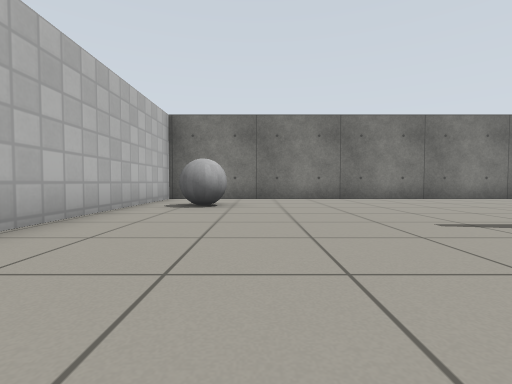
view 1 (above)

19 first-person views from a walk through a robot-simulator world made for Gazebo. The camera is 0.5 m above the floor, tilts 2° down and sees 85° across. The floor is counted in squares, 1 m on a side. Each view is taken from the middle of a square. On the plan, view 1 faces up. The plan holds only what a view shows up to about 9 squares ahead; the rest is blank. Gazebo's built-in surfaces are drawn with simple patterns.

view 2
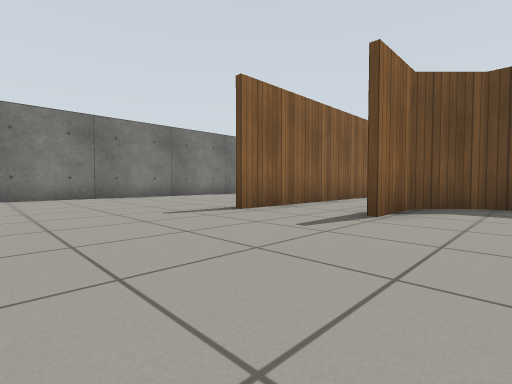

view 3
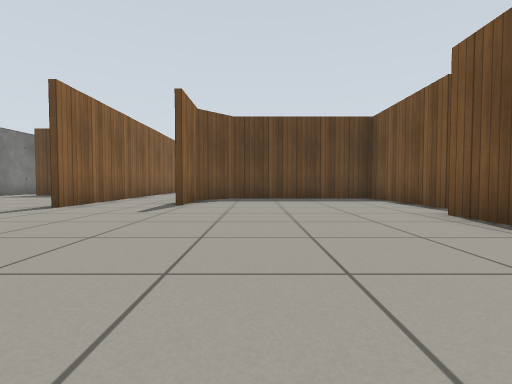

view 4
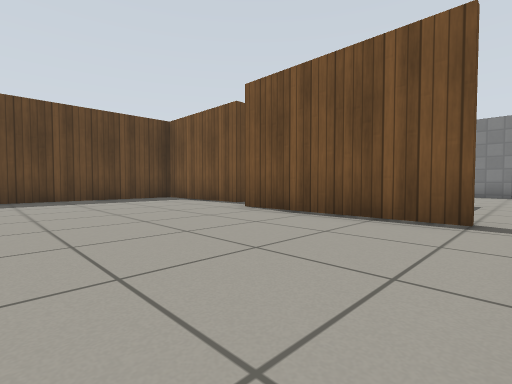

view 5
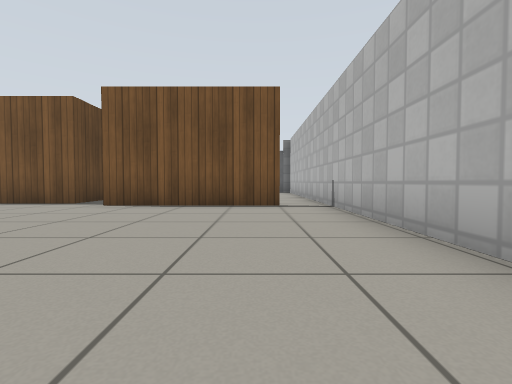

view 6
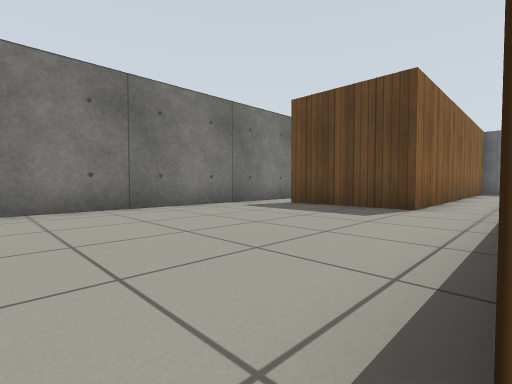

view 7
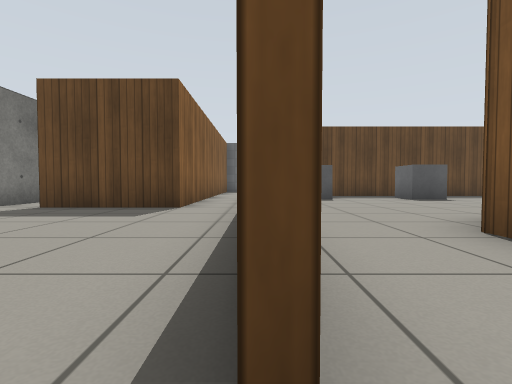

view 8
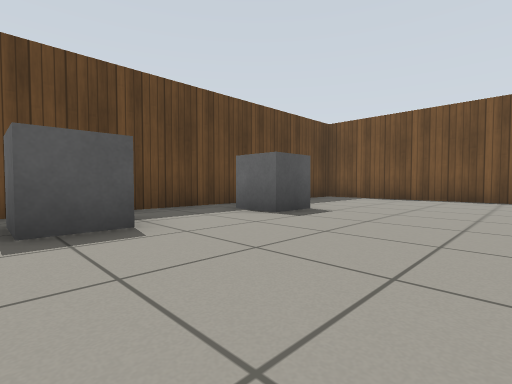

view 9
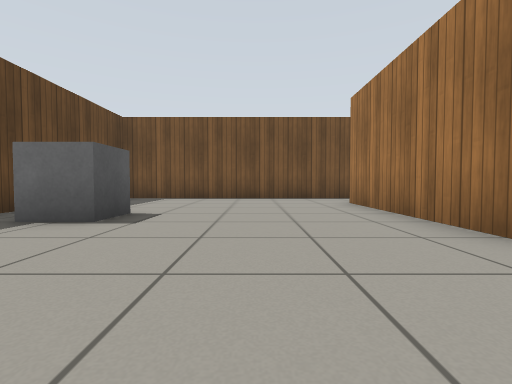

view 10
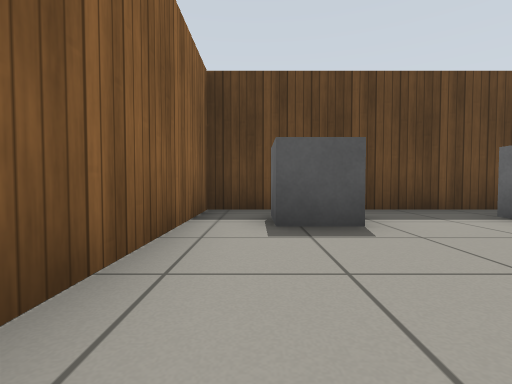

view 11
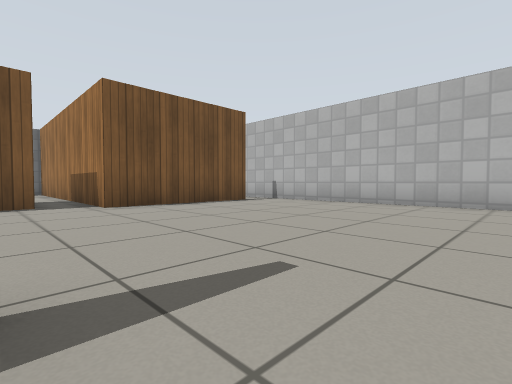

view 12
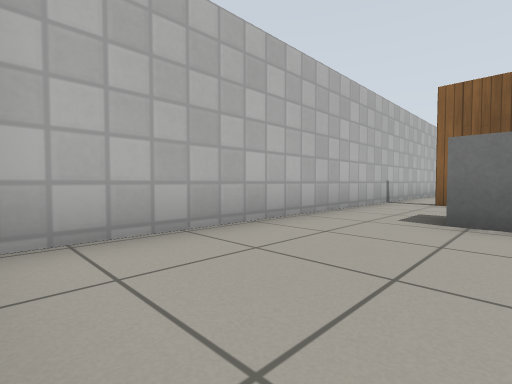

view 13
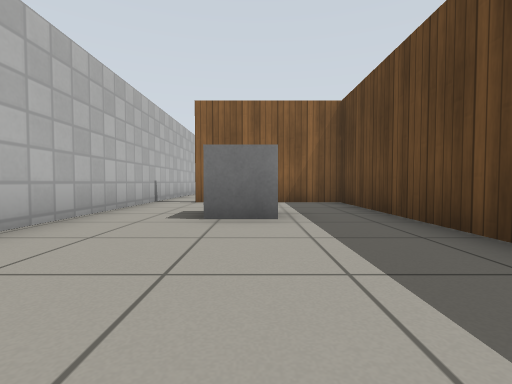

view 14
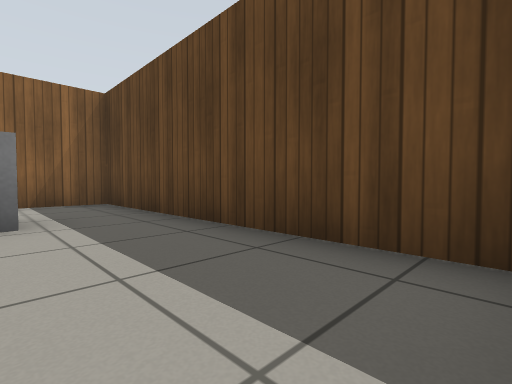

view 15
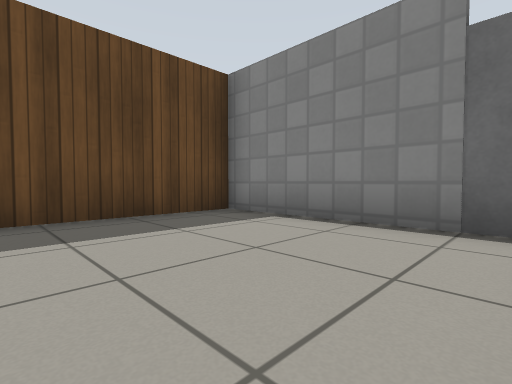

view 16
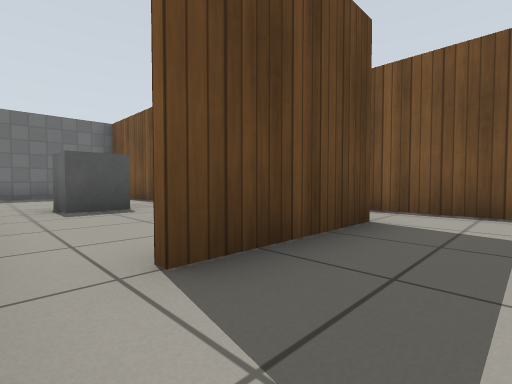

view 17
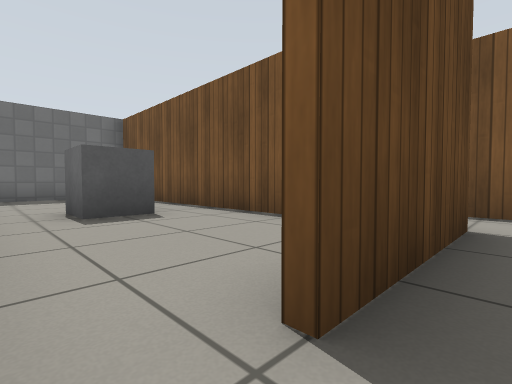

view 18
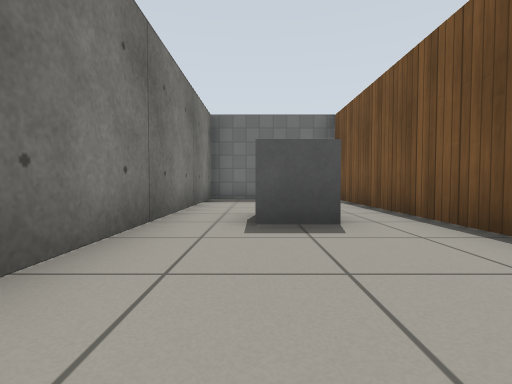

view 19
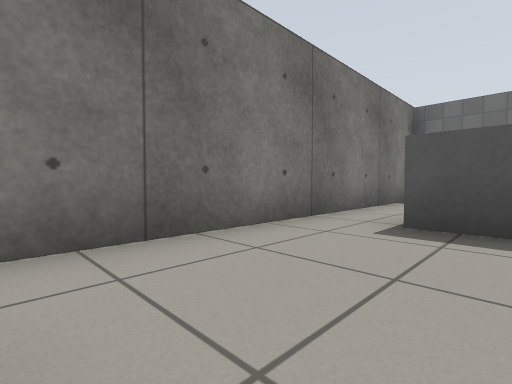

### Floor plan
Ten units are one square. View 1 is at (0, 0); x grows to the right and y downward. Boxes are objects, and circles mark ways between rooms. Rooms are numbered by the first view taken in them; rooms with no view inside come last. Other rooms are left out.
<svg viewBox="-31 -88 210 218">
<path fill="none" stroke="#000" d="M57 -6 40 -6M64 -29 34 -29M71 -30 91 -30M32 46 66 46 66 3 55 -7 59 -7M-16 39 22 39M74 -83 -26 -83 -26 46M134 -45 85 -45 85 -73M67 4 67 47M60 67 131 67 131 -29 64 -29M22 39 22 70M-15 114 21 114 21 41 -15 41M-26 46 -26 110M107 -46 174 -46 174 -83 74 -83"/>
<rect x="-15" y="-65" width="10" height="10" fill="#bbb"><title>grey ball</title></rect>
<rect x="105" y="15" width="20" height="10" fill="#bbb"><title>grey box</title></rect>
<rect x="105" y="-25" width="20" height="20" fill="#bbb"><title>grey box</title></rect>
<rect x="-25" y="115" width="10" height="10" fill="#bbb"><title>door leaf</title></rect>
<rect x="-5" y="55" width="10" height="20" fill="#bbb"><title>grey box</title></rect>
<rect x="125" y="-75" width="10" height="20" fill="#bbb"><title>grey box</title></rect>
<circle cx="60" cy="-20" r="3" fill="#2a7"/>
<circle cx="-20" cy="40" r="3" fill="#2a7"/>
<circle cx="80" cy="-80" r="3" fill="#2a7"/>
<text x="30" y="-20">1</text>
<text x="100" y="20">2</text>
<text x="-10" y="80">3</text>
<text x="130" y="-70">4</text>
</svg>
Room 1 opens to room 2. Room 1 opens to room 3. Room 1 opens to room 4.

Where each view was taken, in squares from view 1:
view 1: 0 up, 0 right, facing up
view 2: 1 down, 0 right, facing up-right
view 3: 1 down, 2 left, facing right
view 4: 0 up, 2 left, facing down-right
view 5: 2 up, 1 left, facing down
view 6: 3 up, 3 right, facing up-right
view 7: 3 up, 3 right, facing right
view 8: 2 up, 8 right, facing down-right
view 9: 2 up, 9 right, facing down
view 10: 2 up, 8 right, facing right
view 11: 2 up, 4 right, facing down-left
view 12: 11 down, 0 right, facing up-left
view 13: 11 down, 0 right, facing up
view 14: 11 down, 0 right, facing up-right
view 15: 8 down, 2 left, facing down-right
view 16: 8 up, 7 right, facing down-right
view 17: 8 up, 8 right, facing down-right
view 18: 7 up, 9 right, facing right
view 19: 6 up, 9 right, facing up-right
